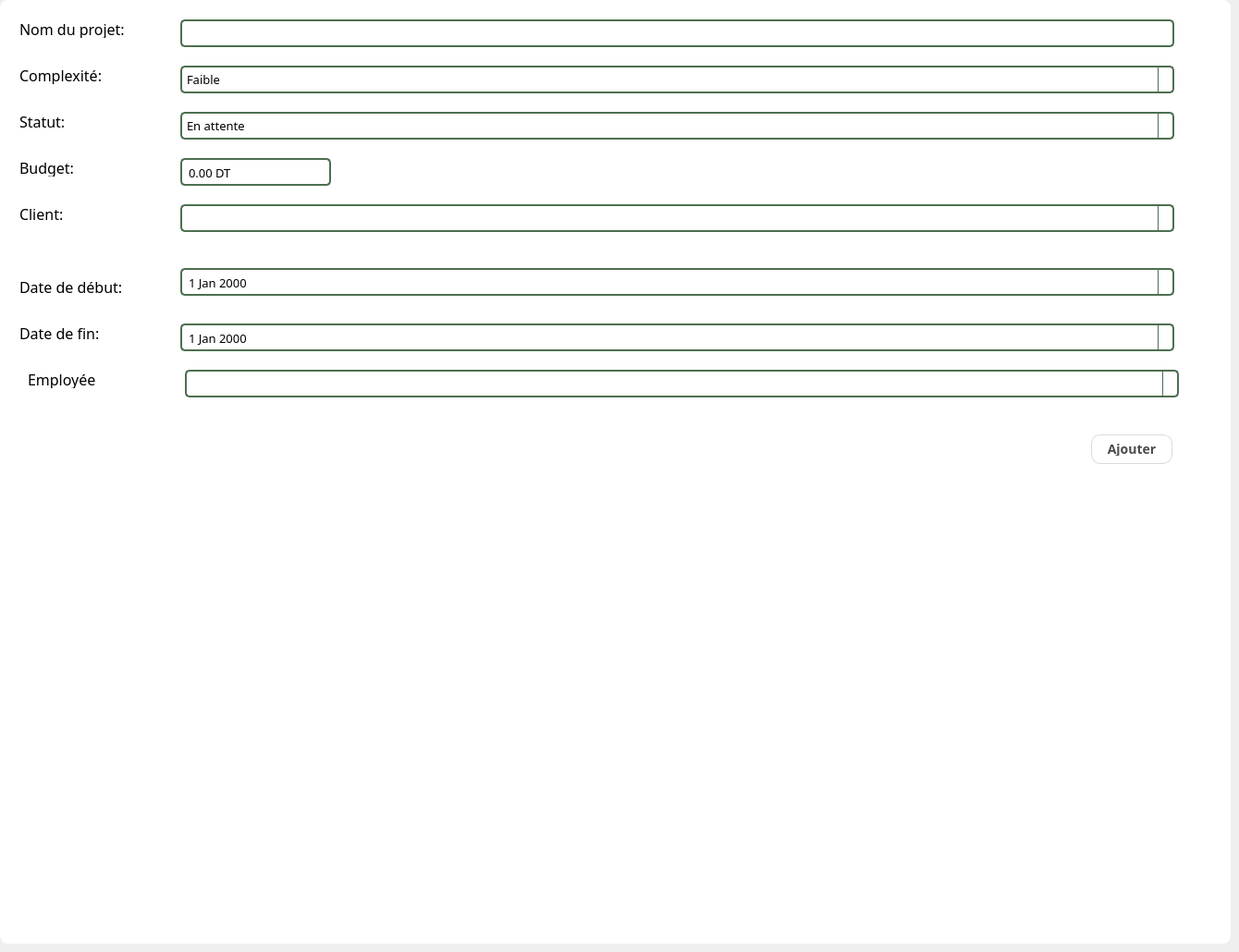
      <widget class="QWidget" name="tab_2">
       <attribute name="title">
        <string>Ajouter Un Projet</string>
       </attribute>
       <widget class="QWidget" name="widget_11" native="true">
        <property name="geometry">
         <rect>
          <x>0</x>
          <y>0</y>
          <width>1331</width>
          <height>1021</height>
         </rect>
        </property>
        <property name="styleSheet">
         <string notr="true">background-color: rgb(255, 255, 255);
border-radius:9px;</string>
        </property>
        <widget class="QComboBox" name="comboBox_complexite">
         <property name="geometry">
          <rect>
           <x>195</x>
           <y>71</y>
           <width>1075</width>
           <height>30</height>
          </rect>
         </property>
         <property name="minimumSize">
          <size>
           <width>0</width>
           <height>30</height>
          </size>
         </property>
         <property name="font">
          <font>
           <family>Sitka</family>
           <pointsize>10</pointsize>
          </font>
         </property>
         <property name="styleSheet">
          <string notr="true">QComboBox {
    border: 2px solid #4D6F50;
    border-radius: 5px;
    padding: 5px;
}

QComboBox::drop-down {
    subcontrol-origin: padding;
    subcontrol-position: top right;
    width: 15px;
    border-left-width: 1px;
    border-left-color: #4D6F50;
    border-left-style: solid;
    border-top-right-radius: 3px;
    border-bottom-right-radius: 3px;
}

QComboBox::down-arrow {
    image: url(down_arrow.png);
}</string>
         </property>
         <item>
          <property name="text">
           <string>Faible</string>
          </property>
         </item>
         <item>
          <property name="text">
           <string>Moyenne</string>
          </property>
         </item>
         <item>
          <property name="text">
           <string>Élevée</string>
          </property>
         </item>
        </widget>
        <widget class="QComboBox" name="comboBox_statut">
         <property name="geometry">
          <rect>
           <x>195</x>
           <y>121</y>
           <width>1075</width>
           <height>30</height>
          </rect>
         </property>
         <property name="minimumSize">
          <size>
           <width>0</width>
           <height>30</height>
          </size>
         </property>
         <property name="font">
          <font>
           <family>Sitka</family>
           <pointsize>10</pointsize>
          </font>
         </property>
         <property name="styleSheet">
          <string notr="true">QComboBox {
    border: 2px solid #4D6F50;
    border-radius: 5px;
    padding: 5px;
}

QComboBox::drop-down {
    subcontrol-origin: padding;
    subcontrol-position: top right;
    width: 15px;
    border-left-width: 1px;
    border-left-color: #4D6F50;
    border-left-style: solid;
    border-top-right-radius: 3px;
    border-bottom-right-radius: 3px;
}

QComboBox::down-arrow {
    image: url(down_arrow.png);
}</string>
         </property>
         <item>
          <property name="text">
           <string>En attente</string>
          </property>
         </item>
         <item>
          <property name="text">
           <string>En cours</string>
          </property>
         </item>
         <item>
          <property name="text">
           <string>Terminé</string>
          </property>
         </item>
         <item>
          <property name="text">
           <string>Annulé</string>
          </property>
         </item>
        </widget>
        <widget class="QLabel" name="label_18">
         <property name="geometry">
          <rect>
           <x>21</x>
           <y>171</y>
           <width>79</width>
           <height>20</height>
          </rect>
         </property>
         <property name="font">
          <font>
           <family>Sitka</family>
           <pointsize>12</pointsize>
          </font>
         </property>
         <property name="text">
          <string>Budget:</string>
         </property>
        </widget>
        <widget class="QLineEdit" name="lineEdit_nom">
         <property name="geometry">
          <rect>
           <x>195</x>
           <y>21</y>
           <width>1075</width>
           <height>30</height>
          </rect>
         </property>
         <property name="minimumSize">
          <size>
           <width>0</width>
           <height>30</height>
          </size>
         </property>
         <property name="font">
          <font>
           <family>Sitka</family>
           <pointsize>10</pointsize>
          </font>
         </property>
         <property name="styleSheet">
          <string notr="true">QLineEdit {
    border: 2px solid #4D6F50;
    border-radius: 5px;
    padding: 5px;
}

QLineEdit:focus {
    border: 2px solid #6A9E70;
}</string>
         </property>
        </widget>
        <widget class="QLabel" name="label_17">
         <property name="geometry">
          <rect>
           <x>21</x>
           <y>121</y>
           <width>69</width>
           <height>20</height>
          </rect>
         </property>
         <property name="font">
          <font>
           <family>Sitka</family>
           <pointsize>12</pointsize>
          </font>
         </property>
         <property name="text">
          <string>Statut:</string>
         </property>
        </widget>
        <widget class="QLabel" name="label_16">
         <property name="geometry">
          <rect>
           <x>21</x>
           <y>71</y>
           <width>121</width>
           <height>20</height>
          </rect>
         </property>
         <property name="font">
          <font>
           <family>Sitka</family>
           <pointsize>12</pointsize>
          </font>
         </property>
         <property name="text">
          <string>Complexité:</string>
         </property>
        </widget>
        <widget class="QLabel" name="label_15">
         <property name="geometry">
          <rect>
           <x>21</x>
           <y>21</y>
           <width>154</width>
           <height>20</height>
          </rect>
         </property>
         <property name="font">
          <font>
           <family>Sitka</family>
           <pointsize>12</pointsize>
          </font>
         </property>
         <property name="text">
          <string>Nom du projet:</string>
         </property>
        </widget>
        <widget class="QLabel" name="label_21">
         <property name="geometry">
          <rect>
           <x>21</x>
           <y>300</y>
           <width>147</width>
           <height>20</height>
          </rect>
         </property>
         <property name="font">
          <font>
           <family>Sitka</family>
           <pointsize>12</pointsize>
          </font>
         </property>
         <property name="text">
          <string>Date de début:</string>
         </property>
        </widget>
        <widget class="QLabel" name="label_22">
         <property name="geometry">
          <rect>
           <x>21</x>
           <y>350</y>
           <width>119</width>
           <height>20</height>
          </rect>
         </property>
         <property name="font">
          <font>
           <family>Sitka</family>
           <pointsize>12</pointsize>
          </font>
         </property>
         <property name="text">
          <string>Date de fin:</string>
         </property>
        </widget>
        <widget class="QLabel" name="label_19">
         <property name="geometry">
          <rect>
           <x>21</x>
           <y>221</y>
           <width>67</width>
           <height>20</height>
          </rect>
         </property>
         <property name="font">
          <font>
           <family>Sitka</family>
           <pointsize>12</pointsize>
          </font>
         </property>
         <property name="text">
          <string>Client:</string>
         </property>
        </widget>
        <widget class="QComboBox" name="comboBox_client">
         <property name="geometry">
          <rect>
           <x>195</x>
           <y>221</y>
           <width>1075</width>
           <height>30</height>
          </rect>
         </property>
         <property name="minimumSize">
          <size>
           <width>0</width>
           <height>30</height>
          </size>
         </property>
         <property name="font">
          <font>
           <family>Sitka</family>
           <pointsize>10</pointsize>
          </font>
         </property>
         <property name="styleSheet">
          <string notr="true">QComboBox {
    border: 2px solid #4D6F50;
    border-radius: 5px;
    padding: 5px;
}

QComboBox::drop-down {
    subcontrol-origin: padding;
    subcontrol-position: top right;
    width: 15px;
    border-left-width: 1px;
    border-left-color: #4D6F50;
    border-left-style: solid;
    border-top-right-radius: 3px;
    border-bottom-right-radius: 3px;
}

QComboBox::down-arrow {
    image: url(down_arrow.png);
}</string>
         </property>
        </widget>
        <widget class="QDateEdit" name="dateEdit_debut">
         <property name="geometry">
          <rect>
           <x>195</x>
           <y>290</y>
           <width>1075</width>
           <height>30</height>
          </rect>
         </property>
         <property name="minimumSize">
          <size>
           <width>0</width>
           <height>30</height>
          </size>
         </property>
         <property name="font">
          <font>
           <family>Sitka</family>
           <pointsize>10</pointsize>
          </font>
         </property>
         <property name="styleSheet">
          <string notr="true">QDateEdit {
    border: 2px solid #4D6F50;
    border-radius: 5px;
    padding: 5px;
}

QDateEdit::drop-down {
    subcontrol-origin: padding;
    subcontrol-position: top right;
    width: 15px;
    border-left-width: 1px;
    border-left-color: #4D6F50;
    border-left-style: solid;
    border-top-right-radius: 3px;
    border-bottom-right-radius: 3px;
}

QDateEdit:focus {
    border: 2px solid #6A9E70;
}</string>
         </property>
         <property name="calendarPopup">
          <bool>true</bool>
         </property>
        </widget>
        <widget class="QDateEdit" name="dateEdit_fin">
         <property name="geometry">
          <rect>
           <x>195</x>
           <y>350</y>
           <width>1075</width>
           <height>30</height>
          </rect>
         </property>
         <property name="minimumSize">
          <size>
           <width>0</width>
           <height>30</height>
          </size>
         </property>
         <property name="font">
          <font>
           <family>Sitka</family>
           <pointsize>10</pointsize>
          </font>
         </property>
         <property name="styleSheet">
          <string notr="true">QDateEdit {
    border: 2px solid #4D6F50;
    border-radius: 5px;
    padding: 5px;
}

QDateEdit::drop-down {
    subcontrol-origin: padding;
    subcontrol-position: top right;
    width: 15px;
    border-left-width: 1px;
    border-left-color: #4D6F50;
    border-left-style: solid;
    border-top-right-radius: 3px;
    border-bottom-right-radius: 3px;
}

QDateEdit:focus {
    border: 2px solid #6A9E70;
}</string>
         </property>
         <property name="calendarPopup">
          <bool>true</bool>
         </property>
        </widget>
        <widget class="QDoubleSpinBox" name="doubleSpinBox_budget">
         <property name="geometry">
          <rect>
           <x>195</x>
           <y>171</y>
           <width>163</width>
           <height>30</height>
          </rect>
         </property>
         <property name="minimumSize">
          <size>
           <width>0</width>
           <height>30</height>
          </size>
         </property>
         <property name="font">
          <font>
           <family>Sitka</family>
           <pointsize>10</pointsize>
          </font>
         </property>
         <property name="styleSheet">
          <string notr="true">QDoubleSpinBox {
    border: 2px solid #4D6F50;
    border-radius: 5px;
    padding: 5px;
}

QDoubleSpinBox::up-button, QDoubleSpinBox::down-button {
    width: 16px;
    border-width: 1px;
}

QDoubleSpinBox:focus {
    border: 2px solid #6A9E70;
}</string>
         </property>
         <property name="suffix">
          <string> DT</string>
         </property>
         <property name="maximum">
          <double>1000000.000000000000000</double>
         </property>
        </widget>
        <widget class="QPushButton" name="pushButton_ajouter">
         <property name="geometry">
          <rect>
           <x>1180</x>
           <y>470</y>
           <width>88</width>
           <height>32</height>
          </rect>
         </property>
         <property name="font">
          <font>
           <family>Sitka</family>
           <pointsize>-1</pointsize>
           <bold>true</bold>
          </font>
         </property>
         <property name="styleSheet">
          <string notr="true">QPushButton {
    background: qlineargradient(spread:pad, x1:0, y1:0, x2:1, y2:1,
                                stop:0 rgba(193, 179, 255, 200), 
                                stop:1 rgba(255, 228, 196, 200));
    color: #4A4A4A;
    border-radius: 10px;
    border: 1px solid rgba(74, 74, 74, 50);
    padding: 8px 15px;
    font-size: 14px;
    font-weight: bold;
}

QPushButton:hover {
    background: qlineargradient(spread:pad, x1:0, y1:0, x2:1, y2:1,
                                stop:0 rgba(170, 153, 255, 200), 
                                stop:1 rgba(255, 204, 153, 200));
    color: black;
}

QPushButton:pressed {
    background: rgba(193, 179, 255, 180);
}
</string>
         </property>
         <property name="text">
          <string>Ajouter</string>
         </property>
        </widget>
        <widget class="QLabel" name="label_36">
         <property name="geometry">
          <rect>
           <x>30</x>
           <y>400</y>
           <width>120</width>
           <height>20</height>
          </rect>
         </property>
         <property name="font">
          <font>
           <family>Sitka</family>
           <pointsize>12</pointsize>
          </font>
         </property>
         <property name="text">
          <string>Employée</string>
         </property>
        </widget>
        <widget class="QComboBox" name="comboBox_client_4">
         <property name="geometry">
          <rect>
           <x>200</x>
           <y>400</y>
           <width>1075</width>
           <height>30</height>
          </rect>
         </property>
         <property name="minimumSize">
          <size>
           <width>0</width>
           <height>30</height>
          </size>
         </property>
         <property name="font">
          <font>
           <family>Sitka</family>
           <pointsize>10</pointsize>
          </font>
         </property>
         <property name="styleSheet">
          <string notr="true">QComboBox {
    border: 2px solid #4D6F50;
    border-radius: 5px;
    padding: 5px;
}

QComboBox::drop-down {
    subcontrol-origin: padding;
    subcontrol-position: top right;
    width: 15px;
    border-left-width: 1px;
    border-left-color: #4D6F50;
    border-left-style: solid;
    border-top-right-radius: 3px;
    border-bottom-right-radius: 3px;
}

QComboBox::down-arrow {
    image: url(down_arrow.png);
}</string>
         </property>
        </widget>
       </widget>
      </widget>
